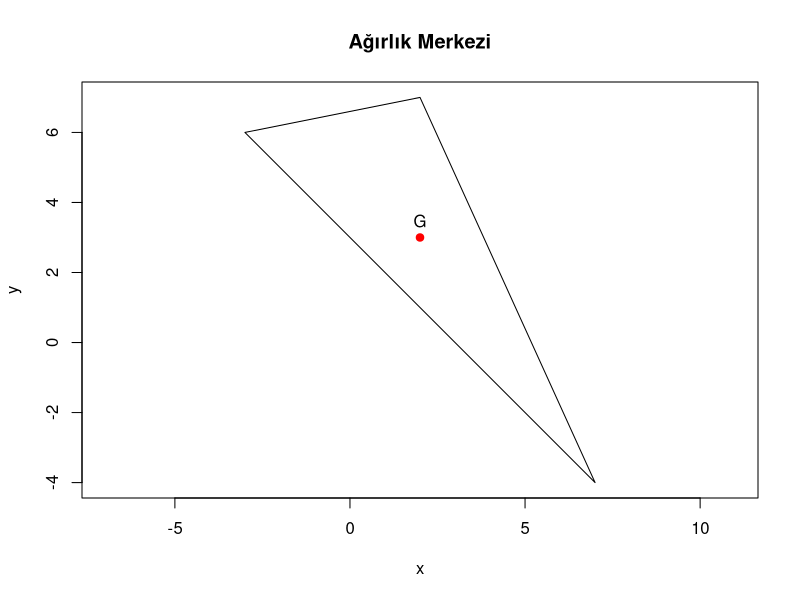

Recreate this plot in R.
# İçten Bölme, Orta Nokta ve Ağırlık Merkezi

# P, A-B parçasını AP:PB = m:n oranında içten bölsün.
icten_bol <- function(A, B, m, n) {
  if (m <= 0 || n <= 0) stop("Oran sayilari pozitif olmali.")
  (n * A + m * B) / (m + n)
}

# Örnek 1: A = (1, 2) ve B = (5, 6) olsun.
A <- c(x = 1, y = 2)
B <- c(x = 5, y = 6)
P <- icten_bol(A, B, 1, 3)
P  # (2, 3)
sqrt(sum((P - A)^2)) / sqrt(sum((B - P)^2))  # 1/3

# Örnek 2: Aynı mesafede hızlar 1/3 ve 1/2 ile orantılı: AC:CB = 2:3.
A <- c(x = -3, y = 6)
B <- c(x = 7, y = -4)
icten_bol(A, B, 2, 3)  # Karşılaşma: (1, 2)
M <- (A + B) / 2
M  # Orta nokta: (2, 1)

# Ağırlık merkezi bağıntısı
C <- c(x = 2, y = 7)
G <- (A + B + C) / 3
G  # (2, 3)

# Ağırlık merkezi görselleştirme
plot(c(A[1], B[1], C[1], A[1]), c(A[2], B[2], C[2], A[2]),
     type = "l", asp = 1, xlab = "x", ylab = "y", main = "Ağırlık Merkezi")
points(G[1], G[2], col = "red", pch = 19)
text(G[1], G[2], "G", pos = 3)
